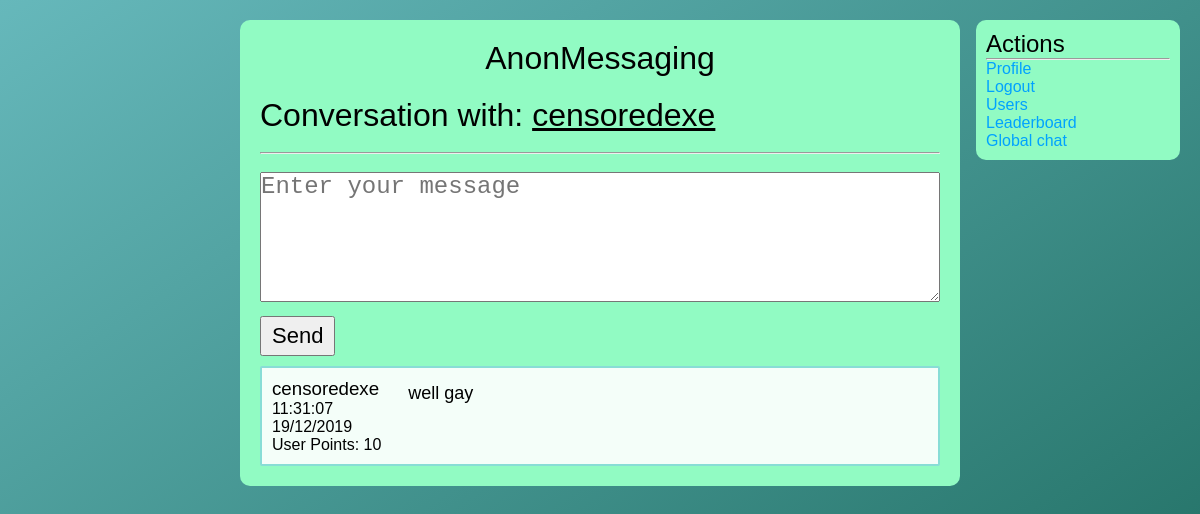
Page /chat/index.php?id=11 (signed in) on the earlier database version.
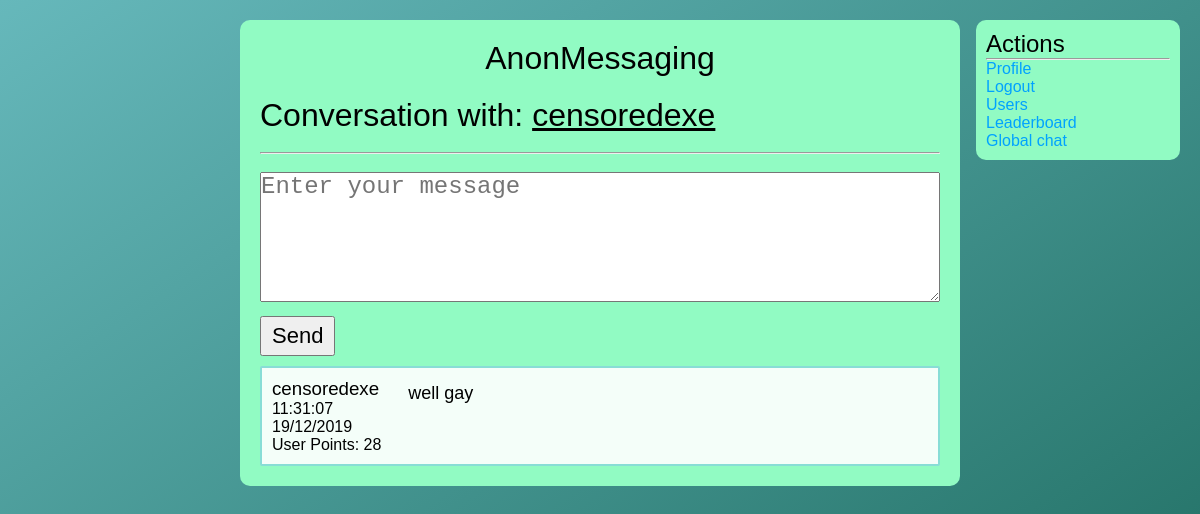
Same page on the later database version.
### tables this page shows
CREATE TABLE `messages` (
  `msg_id` int(11) NOT NULL,
  `msg_conv` int(11) NOT NULL,
  `msg_author` int(11) NOT NULL,
  `msg_content` longtext NOT NULL,
  `msg_date` varchar(256) NOT NULL
);

CREATE TABLE `users` (
  `user_id` int(11) NOT NULL,
  `user_name` varchar(256) NOT NULL,
  `user_email` varchar(256) NOT NULL,
  `user_password` varchar(256) NOT NULL,
  `user_bio` longtext NOT NULL,
  `user_pfp` varchar(256) NOT NULL,
  `user_type` varchar(256) NOT NULL,
  `user_points` int(11) NOT NULL
);

### includes/functions.php (called while the page is built, shortened)
<?php
    include_once "connection.php";
    function checkPoints($id){
        global $conn;
        $sql = "SELECT * FROM `users` WHERE `user_id`='$id'";
        $result = mysqli_query($conn, $sql);
        while($row = mysqli_fetch_assoc($result)){
            $points = $row['user_points'];
        }
        return $points;
    }
    function findName($id){
        global $conn;
        $sql = "SELECT * FROM `users` WHERE `user_id` = '$id'";
        $result = mysqli_query($conn, $sql);
        while($row = mysqli_fetch_assoc($result)){
            $name = $row['user_name'];
        }
        return $name;
    }
?>

### chat/index.php (the view, shortened to what this page needs)
<?php
    include_once "../includes/connection.php";
    include_once "../includes/functions.php";
    $id = mysqli_real_escape_string($conn, $_GET['id']);
    $sql = "SELECT * FROM `conversations` WHERE `conv_id`='$id'";
    $result = mysqli_query($conn, $sql);
    while($row = mysqli_fetch_assoc($result)){
        $sender = $row['conv_sender'];
        $recipient = $row['conv_recipient'];
    }
    if($_SESSION['user_id'] == $sender){
        $name = $recipient;
    }else {
        $name = $sender;
    }
    $user_id = $_SESSION['user_id'];
    $sql2 = "DELETE FROM `unread` WHERE `read_conv`='$id' AND `read_user`='$user_id'";
    mysqli_query($conn, $sql2);
?>
<!DOCTYPE html>
<html lang="en">
<head>
    <link href="../css/style.css" rel="stylesheet">
</head>
<body>
    <div class="main-column">
    <a style="color: #000;text-align:center;" href="../"><h1 style="font-weight:100;margin-bottom:20px;">AnonMessaging</h1></a>
        <h1 style="font-weight:300;">Conversation with: <u><a style="color: #000;" href="../profile/index.php?id=<?php echo $name; ?>"><?php echo findName($name); ?></a></u></h1>
        <br><hr><br>
        <form method="POST">
            <textarea name="msg_content" class="msg_textarea" required placeholder="Enter your message"></textarea>
            <button type="submit" name="submit" class="form-submit">Send</button>
        </form>
        <?php
        $sql = "SELECT * FROM `messages` WHERE `msg_conv`='$id' ORDER BY `msg_id` DESC";
        $result = mysqli_query($conn, $sql);
        if(mysqli_num_rows($result) == 0){
            echo "No messages in this conversation, send one.";
        }else {
            while($row = mysqli_fetch_assoc($result)){
                ?>
        <div class="message">
            <div class="msg-info">
            <a style="color:#000;" href="../profile/index.php?id=<?php echo $row['msg_author']; ?>"><h3 style="font-weight:300;"><?php echo findName($row['msg_author']); ?></h3></a>
            <p><?php echo $row['msg_date']; ?></p>
            <p>User Points: <?php echo checkPoints($row['msg_author']); ?></p>
            </div>
            <div class="msg-content"?>
            <?php echo $row['msg_content']; ?>
            </div>
        </div>
                <?php
            }
        }
        ?>
        </div>
        <div class="right-column">
            <h2 style="font-weight:300;">Actions</h2>
            <hr>
            <ul>
                <li><a href="../profile/index.php?id=<?php echo $_SESSION['user_id']; ?>">Profile</a></li>
                <li><a href="../logout">Logout</a></li>
                <li><a href="../users/index.php">Users</a></li>
                <li><a href="../leaderboard/">Leaderboard</a></li>
                <li><a href="../global/">Global chat</a></li>
            </ul>
        </div>
</body>
</html>

Differences in the rows shown:
changed through a linked row, messages "well gay": msg_author.user_points "10" → "28"
